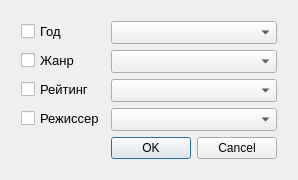
<?xml version="1.0" encoding="UTF-8"?>
<ui version="4.0">
 <class>Form</class>
 <widget class="QWidget" name="Form">
  <property name="geometry">
   <rect>
    <x>0</x>
    <y>0</y>
    <width>281</width>
    <height>173</height>
   </rect>
  </property>
  <property name="windowTitle">
   <string>Form</string>
  </property>
  <property name="windowIcon">
   <iconset>
    <normaloff>../system_image/log2.bmp</normaloff>../system_image/log2.bmp</iconset>
  </property>
  <layout class="QHBoxLayout" name="horizontalLayout">
   <item>
    <layout class="QFormLayout" name="formLayout">
     <property name="leftMargin">
      <number>10</number>
     </property>
     <property name="topMargin">
      <number>10</number>
     </property>
     <property name="rightMargin">
      <number>10</number>
     </property>
     <property name="bottomMargin">
      <number>10</number>
     </property>
     <item row="0" column="0">
      <widget class="QCheckBox" name="checkBox">
       <property name="font">
        <font>
         <pointsize>10</pointsize>
        </font>
       </property>
       <property name="text">
        <string>Год</string>
       </property>
      </widget>
     </item>
     <item row="0" column="1">
      <widget class="QComboBox" name="comboBox">
       <property name="font">
        <font>
         <pointsize>10</pointsize>
        </font>
       </property>
       <property name="placeholderText">
        <string>Выбрать</string>
       </property>
      </widget>
     </item>
     <item row="1" column="0">
      <widget class="QCheckBox" name="checkBox_2">
       <property name="font">
        <font>
         <pointsize>10</pointsize>
        </font>
       </property>
       <property name="text">
        <string>Жанр</string>
       </property>
      </widget>
     </item>
     <item row="1" column="1">
      <widget class="QComboBox" name="comboBox_2">
       <property name="font">
        <font>
         <pointsize>10</pointsize>
        </font>
       </property>
       <property name="placeholderText">
        <string>Выбрать</string>
       </property>
      </widget>
     </item>
     <item row="2" column="0">
      <widget class="QCheckBox" name="checkBox_3">
       <property name="font">
        <font>
         <pointsize>10</pointsize>
        </font>
       </property>
       <property name="text">
        <string>Рейтинг</string>
       </property>
      </widget>
     </item>
     <item row="2" column="1">
      <widget class="QComboBox" name="comboBox_3">
       <property name="font">
        <font>
         <pointsize>10</pointsize>
        </font>
       </property>
       <property name="placeholderText">
        <string>Выбрать</string>
       </property>
      </widget>
     </item>
     <item row="3" column="0">
      <widget class="QCheckBox" name="checkBox_4">
       <property name="font">
        <font>
         <pointsize>10</pointsize>
        </font>
       </property>
       <property name="text">
        <string>Режиссер</string>
       </property>
      </widget>
     </item>
     <item row="3" column="1">
      <widget class="QComboBox" name="comboBox_4">
       <property name="font">
        <font>
         <pointsize>10</pointsize>
        </font>
       </property>
       <property name="placeholderText">
        <string>Выбрать</string>
       </property>
      </widget>
     </item>
     <item row="4" column="1">
      <widget class="QDialogButtonBox" name="buttonBox">
       <property name="standardButtons">
        <set>QDialogButtonBox::Cancel|QDialogButtonBox::Ok</set>
       </property>
      </widget>
     </item>
    </layout>
   </item>
  </layout>
 </widget>
 <resources/>
 <connections/>
</ui>
